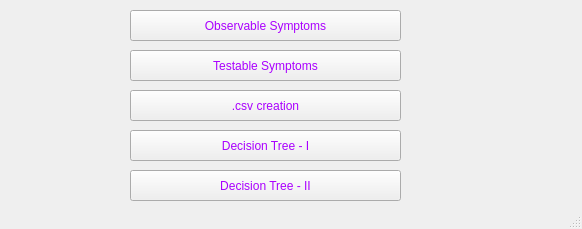
<?xml version="1.0" encoding="UTF-8"?>
<ui version="4.0">
 <class>MainWindow</class>
 <widget class="QMainWindow" name="MainWindow">
  <property name="geometry">
   <rect>
    <x>0</x>
    <y>0</y>
    <width>582</width>
    <height>229</height>
   </rect>
  </property>
  <property name="windowTitle">
   <string>Schizophrenia Severity Level</string>
  </property>
  <property name="styleSheet">
   <string notr="true">color: rgb(170, 0, 255);
font: 75 12pt &quot;MS Shell Dlg 2&quot;;</string>
  </property>
  <widget class="QWidget" name="centralwidget">
   <widget class="QPushButton" name="pushButton">
    <property name="geometry">
     <rect>
      <x>130</x>
      <y>50</y>
      <width>271</width>
      <height>31</height>
     </rect>
    </property>
    <property name="text">
     <string>Testable Symptoms</string>
    </property>
   </widget>
   <widget class="QPushButton" name="pushButton_2">
    <property name="geometry">
     <rect>
      <x>130</x>
      <y>90</y>
      <width>271</width>
      <height>31</height>
     </rect>
    </property>
    <property name="text">
     <string>.csv creation</string>
    </property>
   </widget>
   <widget class="QPushButton" name="pushButton_3">
    <property name="geometry">
     <rect>
      <x>130</x>
      <y>170</y>
      <width>271</width>
      <height>31</height>
     </rect>
    </property>
    <property name="text">
     <string>Decision Tree - II</string>
    </property>
   </widget>
   <widget class="QPushButton" name="pushButton_4">
    <property name="geometry">
     <rect>
      <x>130</x>
      <y>130</y>
      <width>271</width>
      <height>31</height>
     </rect>
    </property>
    <property name="text">
     <string>Decision Tree - I</string>
    </property>
   </widget>
   <widget class="QPushButton" name="pushButton_5">
    <property name="geometry">
     <rect>
      <x>130</x>
      <y>10</y>
      <width>271</width>
      <height>31</height>
     </rect>
    </property>
    <property name="text">
     <string>Observable Symptoms</string>
    </property>
   </widget>
  </widget>
  <widget class="QStatusBar" name="statusbar"/>
 </widget>
 <resources/>
 <connections/>
</ui>
